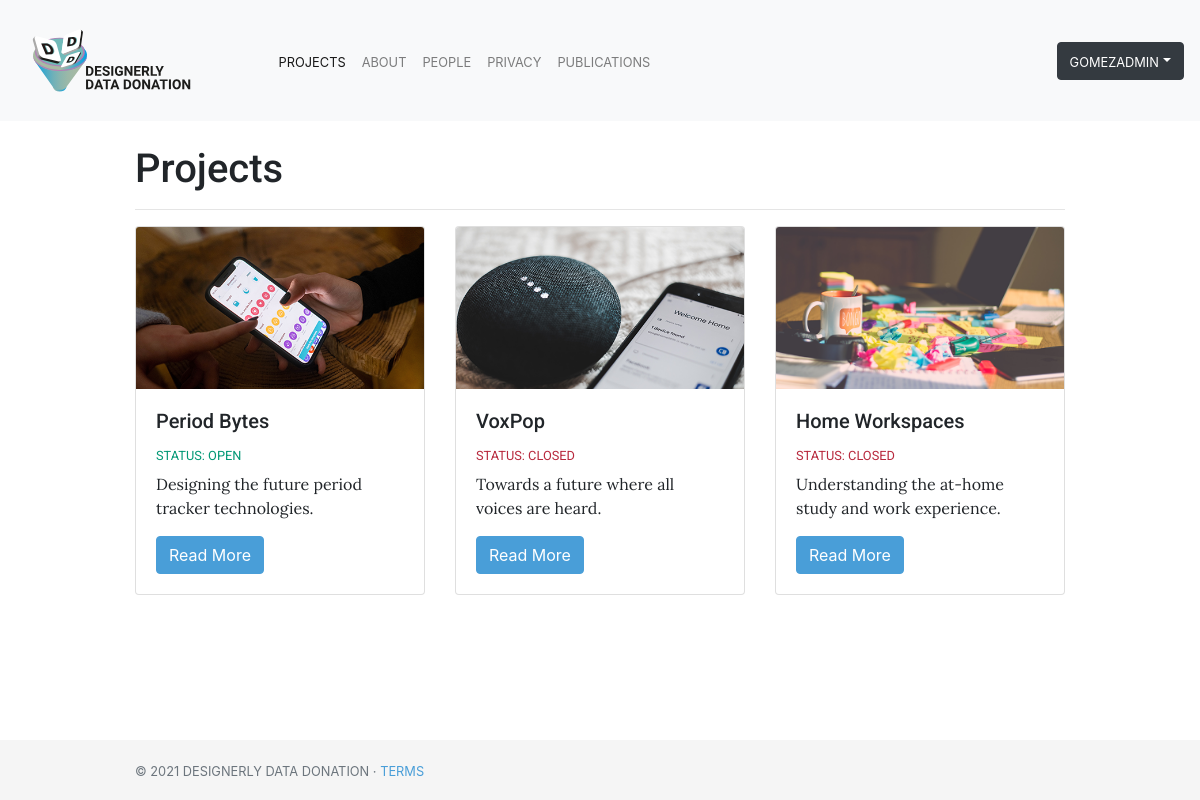
The page /project/ (signed in) on the database its author committed.
### bucket/models.py (models this page shows, shortened)
class BucketUser(AbstractBaseUser):
    email               = models.EmailField(verbose_name="email", max_length=60, unique=True)
    username            = models.CharField(max_length=30, unique=True)
    user_id             = models.CharField(max_length=60, unique=True, default=None, primary_key=True)
    date_joined         = models.DateTimeField(verbose_name="date joined", auto_now_add=True)
    last_login          = models.DateTimeField(verbose_name="last login", auto_now=True)
    thing_id            = models.CharField(max_length=200, unique=True, default=None, null=True)
    is_admin            = models.BooleanField(default=False)
    is_active           = models.BooleanField(default=True)
    is_staff            = models.BooleanField(default=False)
    is_superuser        = models.BooleanField(default=False)
    hide_email          = models.BooleanField(default=True)
    objects = BucketUserManager()
    USERNAME_FIELD = 'email' # Field to log in with
    REQUIRED_FIELDS = ['username', 'user_id'] # Required fields

### bucket_view/models.py (models this page shows)
class Project(models.Model):
    id                      = models.CharField(max_length=100, blank=False, unique=True, primary_key=True)
    user                    = models.ForeignKey(settings.AUTH_USER_MODEL, on_delete=models.CASCADE)
    researcher_name         = models.CharField(max_length=200, unique=False, default=None, null=True)
    researcher_affiliation  = models.CharField(max_length=200, unique=False, default=None, null=True)
    title                   = models.CharField(max_length=100, blank=False) # Short string field to hold project name
    description_tweet       = models.CharField(max_length=280, blank=False)  # Tweet-Like description of project
    description             = models.TextField(blank=False)  # Large string frield to hold a piece of text
    hrec                    = models.BooleanField(default=False)
    data                    = models.JSONField(blank=False, null=True)
    image                   = models.ImageField(upload_to="images", blank=True, null=True)
    start                   = models.DateField(blank=False)  # Start of project
    end                     = models.DateField(blank=False)  # End of project
    data_info               = models.TextField(blank=False, null=True)
    instructions            = models.TextField(unique=False, default=None, null=True)
    groupId                 = models.CharField(max_length=200, unique=True, default=None)
    def active(self):
        now = datetime.date.today()
        if self.start <= now and now <= self.end:
            return True
        return False

### bucket_view/views.py (the view)
# urls.py: path("project/", views.project_list, name="project_list"),
def project_list(request):
    project = Project.objects.all().order_by('-start')
    context = {
        'project': project
    }
    return render(request, "project_list.html", context)

### bucket_view/templates/project_list.html
{% extends "base.html" %}
{% load static %}
{% block page_content %}
<section style="padding-top: 50px; padding-bottom: 50px">
    <div class="container">
        <h1>Projects</h1>
      <hr>
        <div class="row">
        {% for p in project %}
                {% if p.id != 'ddd_demo' %}
                    <div class="col-md-4">
                        <div class="card mb-2">
                            <img class="card-img-top" src="{{ p.image.url }}">
                            <div class="card-body">
                                <h5 class="card-title">{{ p.title }}</h5>
                                {% if p.active %}
                                    <h6><span class="small text-uppercase" style="color:#019875">STATUS: Open</span></h6>
                                {% else %}
                                <h6><span class="small text-uppercase" style="color:#B8293D">STATUS: Closed</span></h6>
                            {% endif %}
                                <p class="card-text">{{ p.description_tweet }}</p>
                                <a href="{% url 'project_view' pk=p.pk %}"
                                   class="btn btn-primary">
                                    Read More
                                </a>
                            </div>
                        </div>
                    </div>
                {% endif %}
            {% endfor %}
        </div>
    </div>
</section>
{% endblock %}

### data_donation/templates/base.html (shortened to what this page needs)
{% load static %}
<!doctype html>
    <head>
        <link rel="stylesheet" href="https://stackpath.bootstrapcdn.com/bootstrap/4.1.3/css/bootstrap.min.css">
        <link href="/static/css/base.css" rel="stylesheet">
    </head>
    <body>
        <nav class="navbar fixed-top navbar-light bg-light navbar-expand-md justify-content-center">
            <a class="navbar-brand" href="{% url 'pages_index' %}"><img src="{% static 'images/DDDLogo.svg' %}" height="95px"/></a>
            <div class="collapse navbar-collapse" id="navbarCollapse">
                <ul class="navbar-nav w-100 justify-content-center" id="navigation">
                <li class="nav-item {% if request.resolver_match.url_name == 'project_list' or request.resolver_match.url_name == 'project_view' %}active{% endif %}">
                    <a class="nav-link" id="projects" href="{% url 'project_list' %}"><span class="small text-uppercase">Projects</span></a>
                </li>
                <li class="nav-item {% if request.resolver_match.url_name == 'pages_about' %}active{% endif %}">
                    <a class="nav-link" id="about" href="{% url 'pages_about' %}"><span class="small text-uppercase">About</span></a>
                </li>
                <li class="nav-item {% if request.resolver_match.url_name == 'pages_questions' %}active{% endif %}">
                    <a class="nav-link" id="team" href="{% url 'pages_questions' %}"><span class="small text-uppercase">People</span></a>
                </li>
                <li class="nav-item {% if request.resolver_match.url_name == 'pages_privacy' %}active{% endif %}">
                    <a class="nav-link" id="privacy" href="{% url 'pages_privacy' %}"><span class="small text-uppercase">Privacy</span></a>
                </li>
                <li class="nav-item {% if request.resolver_match.url_name == 'pages_publications' %}active{% endif %}">
                    <a class="nav-link" id="team" href="{% url 'pages_publications' %}"><span class="small text-uppercase">Publications</span></a>
                </li>
              </ul>
            {% if user.is_authenticated %}
                <ul class="navbar-nav ml-auto w-100 justify-content-end" id="navigation_login">
                    <div class="dropdown">
                        <button class="btn btn-dark dropdown-toggle" type="button" id="dropdownUserButton" data-toggle="dropdown"><span class="small text-uppercase">{{ user.username }}</span></button>
                    </div>
                 </ul>
            {% else %}
                 <ul class="navbar-nav ml-auto w-100 justify-content-end">
                    <a class="btn btn-dark navbar-btn" role="button"  href="/bucket/login/"><span class="small text-uppercase">Log in / Sign Up</span></a>
                </ul>
            {% endif %}
            </div>
        </nav>
        <main role="main">
            {% block page_content %}{% endblock %}
        </main>
        <footer class="footer">
            <div class="container">
                <span class="text-muted small text-uppercase">&copy; {% now 'Y' %} Designerly Data Donation · <a href="/terms">Terms</a></span>
            </div>
        </footer>
    </body>
</html>

### static/css/base.css (style rules this page uses)
p { font-family: 'Lora', Sans-Serif; }
h1, h2, h3, h4, h5, h6 { font-family: 'Roboto', Serif; }
body { margin-bottom: 60px; margin-top: 95px; }
.footer { position: absolute; bottom: 0; width: 100%; height: 60px; line-height: 60px; background-color: #f5f5f5; }
.btn-primary { color: #ffffff; background-color: #499ed8; border-color: #499ed8; }
a { color: #499ed8; }
.container { max-width: 960px; }

### rows shown on the page
BucketUser: username "GOMEZADMIN"
Project: image (picture), title "Period Bytes", start "STATUS: OPEN", description_tweet "Designing the future period tracker technologies."
Project: image (picture), title "VoxPop", start "STATUS: CLOSED", description_tweet "Towards a future where all voices are heard."
Project: image (picture), title "Home Workspaces", start "STATUS: CLOSED", description_tweet "Understanding the at-home study and work experience."
